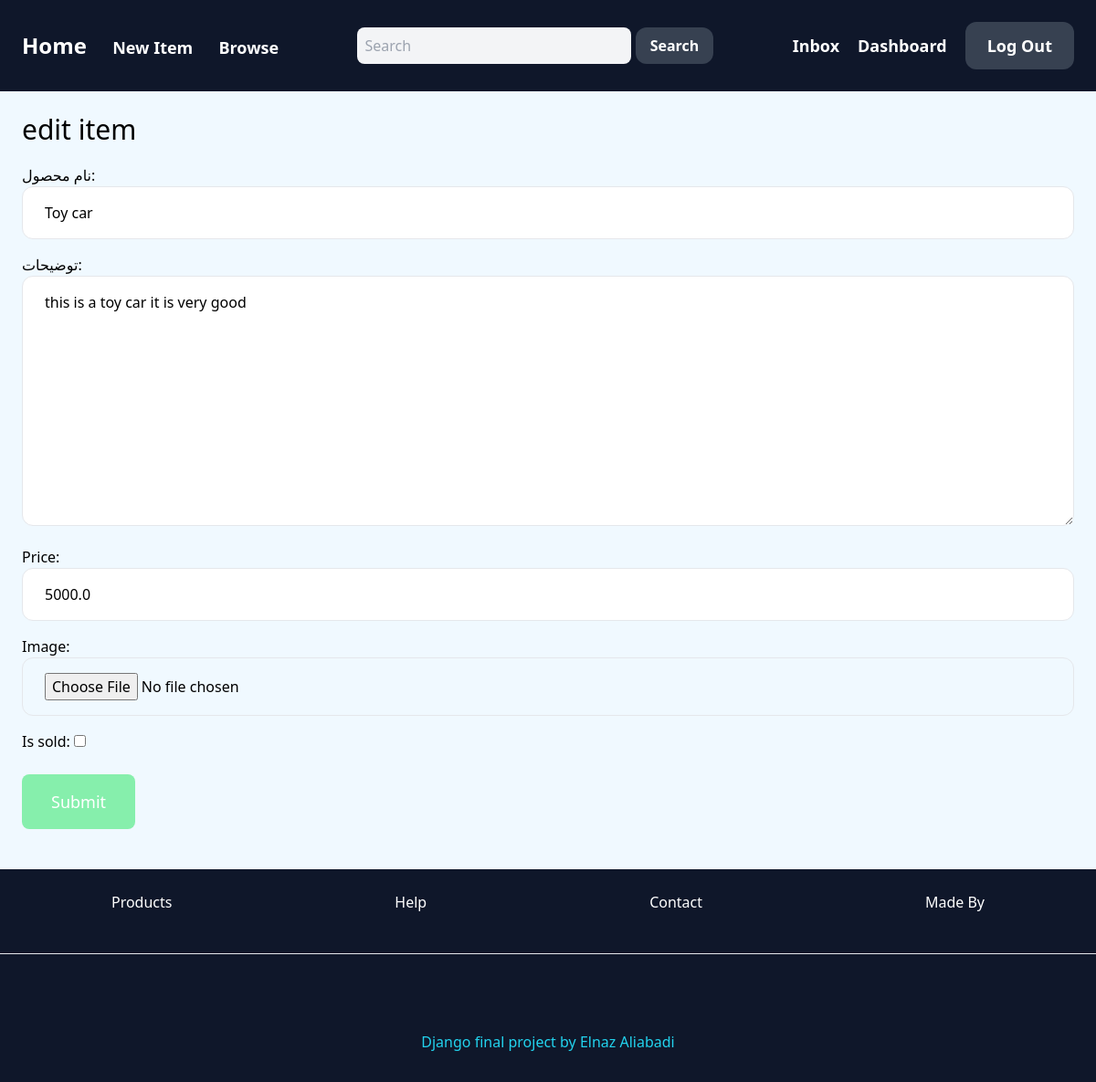
The page /items/1/edit/ (signed in) on the database its author committed.
### item/models.py (models this page shows, shortened)
class Item(models.Model):
    category=models.ForeignKey(Category,related_name='items',on_delete=models.CASCADE)
    name=models.CharField(max_length=250,verbose_name='نام محصول')
    description=models.TextField(blank=True,null=True,verbose_name='توضیحات')
    price=models.FloatField()
    image=models.ImageField(upload_to='item_images',blank=True,null=True)
    is_sold=models.BooleanField(default=False)
    created_by= models.ForeignKey(User,related_name='items',on_delete=models.CASCADE)
    created_at=models.DateField(auto_now_add=True)

### item/views.py (the view)
# urls.py: path('<int:pk>/edit/', views.edit, name='edit'),
@login_required
def edit(request, pk):
    item = get_object_or_404(Item, pk=pk, created_by=request.user)
    if request.method == 'POST':
        form=EditItemForm(request.POST, request.FILES,instance=item)
        if form.is_valid():
            form.save()
            return redirect('item:detail',pk=item.id)
    else:
        form = EditItemForm(instance=item)
    return render(request,'item/form.html',{'form':form,
                                            'title': 'edit item'})

### item/forms.py
class EditItemForm(forms.ModelForm):
    class Meta:
        model = Item
        fields = ('name', 'description', 'price', 'image','is_sold')
        widgets= {
            'name': forms.TextInput(attrs={
                'class': INPUT_CLASSES
            }),
            'description': forms.Textarea(attrs={
            'class': INPUT_CLASSES
             }),
            'price': forms.TextInput(attrs={
                'class': INPUT_CLASSES
            }),
            'image': forms.FileInput(attrs={
                'class': INPUT_CLASSES
            }),
         }

### item/templates/item/form.html (shortened to what this page needs)
{% extends 'homepage/base.html' %}
{% block content %}
    <h1 class="mb-5 text-3xl ">{{ title }}</h1>
    <form method="post" action="." enctype="multipart/form-data">
        <div class="space-y-4">
            {{ form.as_p }}
        </div>
        <button class="mt-6 py-4 px-8 text-lg bg-green-300 hover:bg-emerald-600 rounded-lg text-white" type="submit">Submit</button>
    </form>
{% endblock %}

### rows shown on the page
Item: name "Toy car", description "this is a toy car it is very good", price "5000.0"

### other values the page prints
{{ title }} "edit item"
